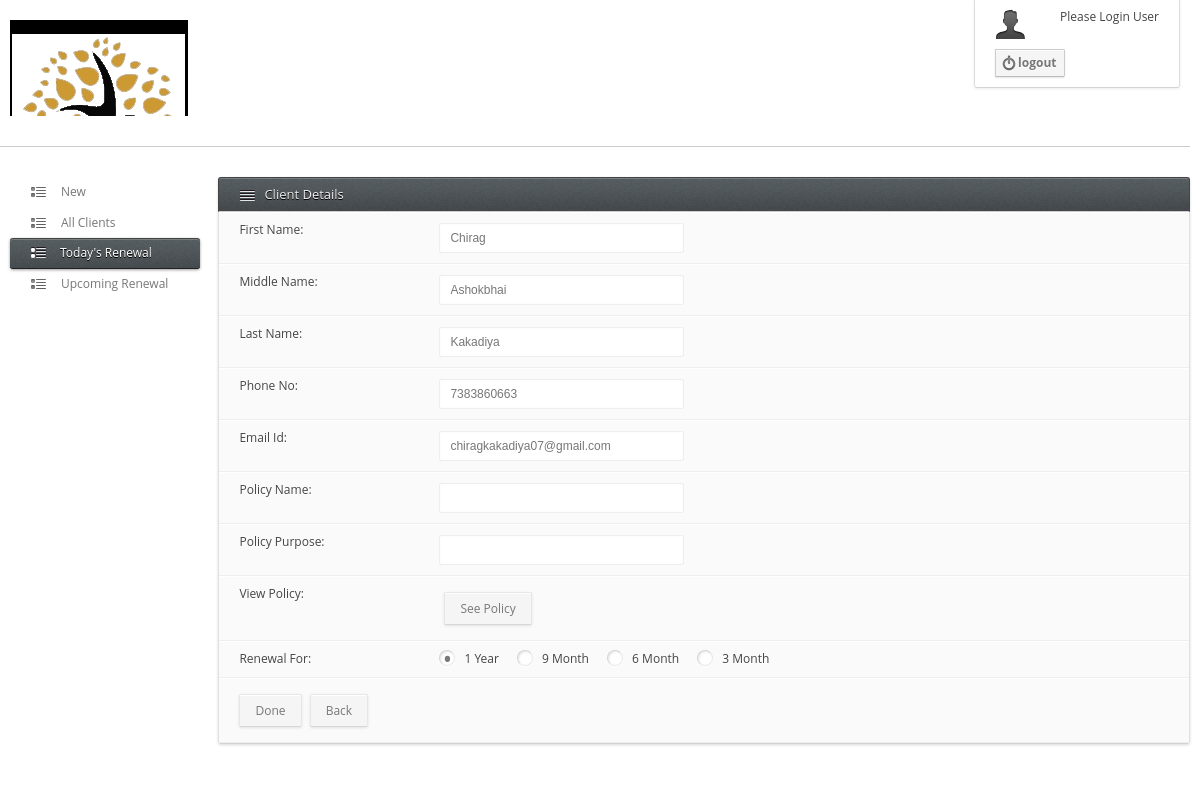
/Admin/renewalPolicy.php?txtemail=chiragkakadiya07@gmail.com (signed in), run on the app's committed database.
### tables this page shows
CREATE TABLE IF NOT EXISTS `clients` (
  `clientId` int(10) NOT NULL AUTO_INCREMENT,
  `firstName` varchar(15) NOT NULL,
  `middleName` varchar(15) NOT NULL,
  `lastName` varchar(15) NOT NULL,
  `phoneNo` varchar(10) NOT NULL,
  `emailId` varchar(50) NOT NULL,
  `gender` varchar(5) NOT NULL,
  `aadharCard` varchar(50) NOT NULL,
  `votingCard` varchar(50) NOT NULL,
  `otherDoc` varchar(50) NOT NULL,
  PRIMARY KEY (`clientId`)
);

### Admin/renewalPolicy.php (the view, shortened to what this page needs)
<?php
	if(isset($_SESSION['username']))
	{
		if (isset($_GET['txtemail']))
		{
?>
<!DOCTYPE html>
<html>
<HEAD>
	</HEAD>
<BODY>
<?php include_once("heading.php");?>
<div id="container">
	<?php
		include_once("admin_menu.php");
		$email=$_GET['txtemail'];
		$qry="select * from clients where emailId='".$email."'";
		$res=mysql_query($qry) or die(mysql_error());
		$row=mysql_fetch_assoc($res);
	?>
	<div class="bit-14">
		<div class="box-element">
			<div class="box-head-light"><span class="typography-16"></span><h3>Client Details</h3></div>
			<div class="box-content no-padding">
				<form method="post" action="renew.php" class="i-validate" id="Appointment_reg">
					<fieldset>
						<section>
							<div class="section-left-s">
								<label for="text_field">First Name:</label>
							</div>
							<div class="section-right">
								<div class="section-input">
								<input id="text_field" class="i-text required wid" readonly value="<?php echo $row['firstName']; ?>">
								</div>
							</div>
						</section>
						<section>
							<div class="section-left-s">
								<label for="text_field">Middle Name:</label>
							</div>
							<div class="section-right">
								<div class="section-input">
								<input id="text_field" class="i-text required wid" readonly value="<?php echo $row['middleName']; ?>">
								</div>
							</div>
						</section>
						<section>
							<div class="section-left-s">
								<label for="text_field">Last Name:</label>
							</div>
							<div class="section-right">
								<div class="section-input">
								<input id="text_field" class="i-text required wid" readonly value="<?php echo $row['lastName']; ?>">
								</div>
							</div>
						</section>
						<section>
							<div class="section-left-s">
								<label for="text_field">Phone No:</label>
							</div>
							<div class="section-right">
								<div class="section-input">
								<input id="text_field" class="i-text required wid" readonly value="<?php echo $row['phoneNo']; ?>">
								</div>
							</div>
						</section>
						<section>
							<div class="section-left-s">
								<label for="text_field">Email Id:</label>
							</div>
							<div class="section-right">
								<div class="section-input">
								<input name="txtemail" id="text_field" class="i-text required wid" readonly value="<?php echo $row['emailId']; ?>">
								</div>
							</div>
						</section>
						<?php
						 $qry="select * from clients where emailId='$email'";
						 $res=mysql_query($qry) or die(mysql_error());
						 $row=mysql_fetch_assoc($res);
						 $clientId=$row['clientId'];
						 $fileName=$_GET['fileName'];
						 $qry="select * from policy where clientId='$clientId' AND policyName='$fileName'";
						 $res=mysql_query($qry) or die(mysql_error());
						 $row=mysql_fetch_assoc($res);
						 ?>
						 <section>
							<div class="section-left-s">
								<label for="text_field">Policy Name:</label>
							</div>
							<div class="section-right">
								<div class="section-input">
								<input name="txtPolicyName" id="text_field" class="i-text required wid" readonly value="<?php echo $row['policyName']; ?>">
								</div>
							</div>
						</section>
						<section>
							<div class="section-left-s">
								<label for="text_field">Policy Purpose:</label>
							</div>
							<div class="section-right">
								<div class="section-input">
								<input name="txtpolicyPurpose" id="text_field" class="i-text required wid" readonly value="<?php echo $row['policyType']; ?>">
								</div>
							</div>
						</section>
						<section>
							<div class="section-left-s">
								<label for="text_field">View Policy:</label>
							</div>
							<div class="section-right">
								<div class="section-input">
								<a href="pdf/<?php echo $email."/Policy/".$row['fileName']; ?>"><input class="icon-16 button" type='button' name="updateaccess" value='See Policy'></a>
								</div>
							</div>
						</section>
						<section>
							<div class="section-left-s">
								<label for="text_field">Renewal For:</label>
							</div>
							<div class="radio section-right">
								<label for="male" class="lblchk">1 Year</label>
								<label for="female" class="lblchk">9 Month</label>
								<label for="lmale" class="lblchk">6 Month</label>
								<label for="lfemale" class="lblchk">3 Month</label>
							</div>
						</section>
						<section>
							<input name="submit" id="" class="i-button no-margin" value="Done" type="submit">
								<a href="todayRenewal.php"><input class="icon-16 button" type='button' name="updateaccess" value='Back'></a>
						</section>
					</fieldset>
				</form>
			</div>
		</div>
	</div>
</div>
</BODY>
</html>
<?php
			}
			else
			{
				header("Location:todayRenewal.php");
			}
	}
	else
	{
			header("location:newCustomer.php");
	}
?>

### Admin/css/skeleton.css (style rules this page uses)
*, *:after, *:before { margin: 0; padding: 0; -webkit-box-sizing: border-box; -moz-box-sizing: border-box; box-sizing: border-box; }
[class*='bit-'] { float: left; }
[class*='bit-']:last-of-type { padding-right: 10px; float: right; }
.bit-14 { width: 81.8%; }

### Admin/css/base.css (style rules this page uses)
html, body, div, span, applet, object, iframe, h1, h2, h3, h4, h5, h6, p, blockquote, pre, a, abbr, acronym, address, big, cite, code, del, dfn, em, img, ins, kbd, q, s, samp, small, strike, strong, sub, sup, tt, var, b, u, i, center, dl, dt, dd, ol, ul, li, fieldset, form, label, legend, table, caption, tbody, tfoot, thead, tr, th, td, article, aside, canvas, details, embed, figure, figcaption, footer, header, hgroup, menu, nav, output, ruby, section, summary, time, mark, audio, video { margin: 0; padding: 0; border: 0; font-size: 100%; font: inherit; vertical-align: baseline; }
article, aside, details, figcaption, figure, footer, header, hgroup, menu, nav, section { display: block; }
body { line-height: 1; }
body { background: url("../img/bg.png") repeat scroll 0 0 rgba(0, 0, 0, 0); font-size: 12px; line-height: 1.231; font-weight:500; color: #444444; text-shadow: 0 1px 0 #FFFFFF; -webkit-font-smoothing: antialiased; -webkit-text-size-adjust: 100%; }
#container { margin: 0 auto; padding:0; max-width: 1250px; min-width: 960px; position:relative; margin-top:18px; }
#container:after { clear:both; content:" "; display:block; height:0; visiblity:hidden; }
body, h1, h2, h3, h4, h5, h6, .button, input[type="button"], input[type="submit"], input[type="text"], input[type="password"], input[type="email"], textarea, select, button { font-family: Ubuntu, "Open Sans", "HelveticaNeue", "Helvetica Neue", Helvetica, Arial, sans-serif; }
h1, h2, h3, h4, h5, h6 { color: #444444; font-weight: 600; }
h3 { font-size: 14.0333px; line-height: 17.2833px; }
a, a:visited { color: #0000EE; text-decoration: none; outline: 0; -webkit-transition: color 0.1s ease-in-out; -moz-transition: color 0.1s ease-in-out; -o-transition: color 0.1s ease-in-out; -transition: color 0.1s ease-in-out; cursor: pointer; }
form { margin: 0; }
fieldset { border: 0; margin: 0; padding: 0; }
button, input, select, textarea { font-size: 100%; margin: 0; vertical-align: baseline; *vertical-align: middle; }
button, input { line-height: normal; *overflow: visible; }
button, input[type="button"], input[type="reset"], input[type="submit"] { cursor: pointer; -webkit-appearance: button; }

### data on the page
clients: firstName "Chirag", middleName "Ashokbhai", lastName "Kakadiya", phoneNo "7383860663", txtemail "chiragkakadiya07@gmail.com"
